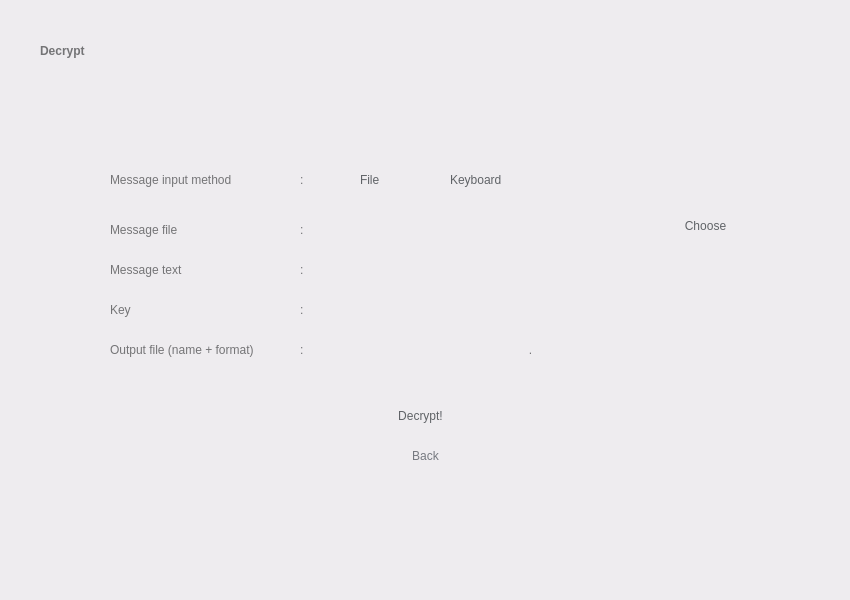
<?xml version="1.0" encoding="UTF-8"?>
<ui version="4.0">
 <class>Widget</class>
 <widget class="QWidget" name="Widget">
  <property name="geometry">
   <rect>
    <x>0</x>
    <y>0</y>
    <width>850</width>
    <height>600</height>
   </rect>
  </property>
  <property name="windowTitle">
   <string>Widget</string>
  </property>
  <property name="styleSheet">
   <string notr="true">background-color: rgb(238, 236, 239);</string>
  </property>
  <widget class="QWidget" name="widget1" native="true">
   <property name="geometry">
    <rect>
     <x>0</x>
     <y>0</y>
     <width>850</width>
     <height>600</height>
    </rect>
   </property>
   <property name="styleSheet">
    <string notr="true">QWidget#widget1 {background-color: rgb(246, 245, 247);};

</string>
   </property>
   <widget class="QLabel" name="label">
    <property name="geometry">
     <rect>
      <x>40</x>
      <y>30</y>
      <width>241</width>
      <height>41</height>
     </rect>
    </property>
    <property name="styleSheet">
     <string notr="true">background-color: rgba(255, 255, 255, 0);
color: rgb(116, 116, 118);
font: 36pt &quot;Product Sans&quot;;
font-weight: bold;
</string>
    </property>
    <property name="text">
     <string>Decrypt</string>
    </property>
    <property name="alignment">
     <set>Qt::AlignLeading|Qt::AlignLeft|Qt::AlignVCenter</set>
    </property>
   </widget>
   <widget class="QPushButton" name="goButton">
    <property name="geometry">
     <rect>
      <x>340</x>
      <y>390</y>
      <width>161</width>
      <height>51</height>
     </rect>
    </property>
    <property name="styleSheet">
     <string notr="true">font: 17pt &quot;Product Sans&quot;;
color: rgb(96, 99, 103);
border-radius: 25px;
</string>
    </property>
    <property name="text">
     <string>Decrypt!</string>
    </property>
   </widget>
   <widget class="QRadioButton" name="inputButton_1">
    <property name="geometry">
     <rect>
      <x>340</x>
      <y>170</y>
      <width>61</width>
      <height>20</height>
     </rect>
    </property>
    <property name="styleSheet">
     <string notr="true">font: 15pt &quot;Product Sans&quot;;
border-radius: 4px;
color: rgb(96, 99, 103);
background-color: rgba(255, 255, 255, 0);
</string>
    </property>
    <property name="text">
     <string>File</string>
    </property>
    <property name="autoExclusive">
     <bool>true</bool>
    </property>
    <attribute name="buttonGroup">
     <string notr="true">buttonGroup</string>
    </attribute>
   </widget>
   <widget class="QRadioButton" name="inputButton_2">
    <property name="geometry">
     <rect>
      <x>430</x>
      <y>170</y>
      <width>101</width>
      <height>20</height>
     </rect>
    </property>
    <property name="styleSheet">
     <string notr="true">font: 15pt &quot;Product Sans&quot;;
background-color: rgba(255, 255, 255, 0);
border-radius: 4px;
color: rgb(96, 99, 103);
</string>
    </property>
    <property name="text">
     <string>Keyboard</string>
    </property>
    <attribute name="buttonGroup">
     <string notr="true">buttonGroup</string>
    </attribute>
   </widget>
   <widget class="QLineEdit" name="inputFileField">
    <property name="geometry">
     <rect>
      <x>320</x>
      <y>210</y>
      <width>341</width>
      <height>31</height>
     </rect>
    </property>
    <property name="styleSheet">
     <string notr="true">border-radius: 2px;
padding-left: 10px;
color: rgb(116, 116, 118);
</string>
    </property>
    <property name="readOnly">
     <bool>true</bool>
    </property>
   </widget>
   <widget class="QLineEdit" name="stegoKeyField">
    <property name="geometry">
     <rect>
      <x>320</x>
      <y>290</y>
      <width>201</width>
      <height>31</height>
     </rect>
    </property>
    <property name="styleSheet">
     <string notr="true">border-radius: 2px;
padding-left: 10px;
color: rgb(116, 116, 118);
</string>
    </property>
   </widget>
   <widget class="QLineEdit" name="inputKeyboardField">
    <property name="geometry">
     <rect>
      <x>320</x>
      <y>250</y>
      <width>341</width>
      <height>31</height>
     </rect>
    </property>
    <property name="styleSheet">
     <string notr="true">border-radius: 2px;
padding-left: 10px;
color: rgb(116, 116, 118);
</string>
    </property>
    <property name="readOnly">
     <bool>true</bool>
    </property>
   </widget>
   <widget class="QPushButton" name="inputFileButton">
    <property name="geometry">
     <rect>
      <x>670</x>
      <y>210</y>
      <width>71</width>
      <height>31</height>
     </rect>
    </property>
    <property name="styleSheet">
     <string notr="true">font: 15pt &quot;Product Sans&quot;;
color: rgb(96, 99, 103);
border-radius: 15px;
</string>
    </property>
    <property name="text">
     <string>Choose</string>
    </property>
   </widget>
   <widget class="QLineEdit" name="outputFileField">
    <property name="geometry">
     <rect>
      <x>320</x>
      <y>330</y>
      <width>201</width>
      <height>31</height>
     </rect>
    </property>
    <property name="styleSheet">
     <string notr="true">border-radius: 2px;
padding-left: 10px;
color: rgb(116, 116, 118);
</string>
    </property>
   </widget>
   <widget class="QLineEdit" name="outputFormatField">
    <property name="geometry">
     <rect>
      <x>540</x>
      <y>330</y>
      <width>121</width>
      <height>31</height>
     </rect>
    </property>
    <property name="styleSheet">
     <string notr="true">border-radius: 2px;
padding-left: 10px;
color: rgb(116, 116, 118);
</string>
    </property>
   </widget>
   <widget class="QLabel" name="label_5">
    <property name="geometry">
     <rect>
      <x>520</x>
      <y>340</y>
      <width>21</width>
      <height>20</height>
     </rect>
    </property>
    <property name="styleSheet">
     <string notr="true">background-color: rgba(255, 255, 255, 0);
font: 15pt &quot;Product Sans&quot;;
color: rgb(116, 116, 118);</string>
    </property>
    <property name="text">
     <string>.</string>
    </property>
    <property name="alignment">
     <set>Qt::AlignCenter</set>
    </property>
   </widget>
   <widget class="QLabel" name="label_6">
    <property name="geometry">
     <rect>
      <x>110</x>
      <y>170</y>
      <width>171</width>
      <height>20</height>
     </rect>
    </property>
    <property name="styleSheet">
     <string notr="true">background-color: rgba(255, 255, 255, 0);
font: 15pt &quot;Product Sans&quot;;
color: rgb(116, 116, 118);</string>
    </property>
    <property name="text">
     <string>Message input method</string>
    </property>
    <property name="alignment">
     <set>Qt::AlignLeading|Qt::AlignLeft|Qt::AlignVCenter</set>
    </property>
   </widget>
   <widget class="QLabel" name="label_7">
    <property name="geometry">
     <rect>
      <x>110</x>
      <y>220</y>
      <width>171</width>
      <height>20</height>
     </rect>
    </property>
    <property name="styleSheet">
     <string notr="true">background-color: rgba(255, 255, 255, 0);
font: 15pt &quot;Product Sans&quot;;
color: rgb(116, 116, 118);</string>
    </property>
    <property name="text">
     <string>Message file</string>
    </property>
    <property name="alignment">
     <set>Qt::AlignLeading|Qt::AlignLeft|Qt::AlignVCenter</set>
    </property>
   </widget>
   <widget class="QLabel" name="label_8">
    <property name="geometry">
     <rect>
      <x>110</x>
      <y>260</y>
      <width>171</width>
      <height>20</height>
     </rect>
    </property>
    <property name="styleSheet">
     <string notr="true">background-color: rgba(255, 255, 255, 0);
font: 15pt &quot;Product Sans&quot;;
color: rgb(116, 116, 118);</string>
    </property>
    <property name="text">
     <string>Message text</string>
    </property>
    <property name="alignment">
     <set>Qt::AlignLeading|Qt::AlignLeft|Qt::AlignVCenter</set>
    </property>
   </widget>
   <widget class="QLabel" name="label_10">
    <property name="geometry">
     <rect>
      <x>110</x>
      <y>300</y>
      <width>171</width>
      <height>20</height>
     </rect>
    </property>
    <property name="styleSheet">
     <string notr="true">background-color: rgba(255, 255, 255, 0);
font: 15pt &quot;Product Sans&quot;;
color: rgb(116, 116, 118);</string>
    </property>
    <property name="text">
     <string>Key</string>
    </property>
    <property name="alignment">
     <set>Qt::AlignLeading|Qt::AlignLeft|Qt::AlignVCenter</set>
    </property>
   </widget>
   <widget class="QLabel" name="label_11">
    <property name="geometry">
     <rect>
      <x>110</x>
      <y>340</y>
      <width>181</width>
      <height>20</height>
     </rect>
    </property>
    <property name="styleSheet">
     <string notr="true">background-color: rgba(255, 255, 255, 0);
font: 15pt &quot;Product Sans&quot;;
color: rgb(116, 116, 118);</string>
    </property>
    <property name="text">
     <string>Output file (name + format)</string>
    </property>
    <property name="alignment">
     <set>Qt::AlignLeading|Qt::AlignLeft|Qt::AlignVCenter</set>
    </property>
   </widget>
   <widget class="QLabel" name="label_12">
    <property name="geometry">
     <rect>
      <x>300</x>
      <y>260</y>
      <width>16</width>
      <height>20</height>
     </rect>
    </property>
    <property name="styleSheet">
     <string notr="true">background-color: rgba(255, 255, 255, 0);
font: 15pt &quot;Product Sans&quot;;
color: rgb(116, 116, 118);</string>
    </property>
    <property name="text">
     <string>:</string>
    </property>
    <property name="alignment">
     <set>Qt::AlignLeading|Qt::AlignLeft|Qt::AlignVCenter</set>
    </property>
   </widget>
   <widget class="QLabel" name="label_13">
    <property name="geometry">
     <rect>
      <x>300</x>
      <y>220</y>
      <width>16</width>
      <height>20</height>
     </rect>
    </property>
    <property name="styleSheet">
     <string notr="true">background-color: rgba(255, 255, 255, 0);
font: 15pt &quot;Product Sans&quot;;
color: rgb(116, 116, 118);</string>
    </property>
    <property name="text">
     <string>:</string>
    </property>
    <property name="alignment">
     <set>Qt::AlignLeading|Qt::AlignLeft|Qt::AlignVCenter</set>
    </property>
   </widget>
   <widget class="QLabel" name="label_15">
    <property name="geometry">
     <rect>
      <x>300</x>
      <y>170</y>
      <width>16</width>
      <height>20</height>
     </rect>
    </property>
    <property name="styleSheet">
     <string notr="true">background-color: rgba(255, 255, 255, 0);
font: 15pt &quot;Product Sans&quot;;
color: rgb(116, 116, 118);</string>
    </property>
    <property name="text">
     <string>:</string>
    </property>
    <property name="alignment">
     <set>Qt::AlignLeading|Qt::AlignLeft|Qt::AlignVCenter</set>
    </property>
   </widget>
   <widget class="QLabel" name="label_17">
    <property name="geometry">
     <rect>
      <x>300</x>
      <y>300</y>
      <width>16</width>
      <height>20</height>
     </rect>
    </property>
    <property name="styleSheet">
     <string notr="true">background-color: rgba(255, 255, 255, 0);
font: 15pt &quot;Product Sans&quot;;
color: rgb(116, 116, 118);</string>
    </property>
    <property name="text">
     <string>:</string>
    </property>
    <property name="alignment">
     <set>Qt::AlignLeading|Qt::AlignLeft|Qt::AlignVCenter</set>
    </property>
   </widget>
   <widget class="QLabel" name="label_18">
    <property name="geometry">
     <rect>
      <x>300</x>
      <y>340</y>
      <width>16</width>
      <height>20</height>
     </rect>
    </property>
    <property name="styleSheet">
     <string notr="true">background-color: rgba(255, 255, 255, 0);
font: 15pt &quot;Product Sans&quot;;
color: rgb(116, 116, 118);</string>
    </property>
    <property name="text">
     <string>:</string>
    </property>
    <property name="alignment">
     <set>Qt::AlignLeading|Qt::AlignLeft|Qt::AlignVCenter</set>
    </property>
   </widget>
   <widget class="QPushButton" name="backButton">
    <property name="geometry">
     <rect>
      <x>390</x>
      <y>440</y>
      <width>71</width>
      <height>31</height>
     </rect>
    </property>
    <property name="styleSheet">
     <string notr="true">font: 12pt &quot;Product Sans&quot;;
color: rgb(118, 121, 128);
background-color: rgba(255, 255, 255, 0);
border-radius: 15px;
</string>
    </property>
    <property name="text">
     <string>Back</string>
    </property>
   </widget>
  </widget>
 </widget>
 <resources/>
 <connections/>
 <buttongroups>
  <buttongroup name="buttonGroup"/>
 </buttongroups>
</ui>
